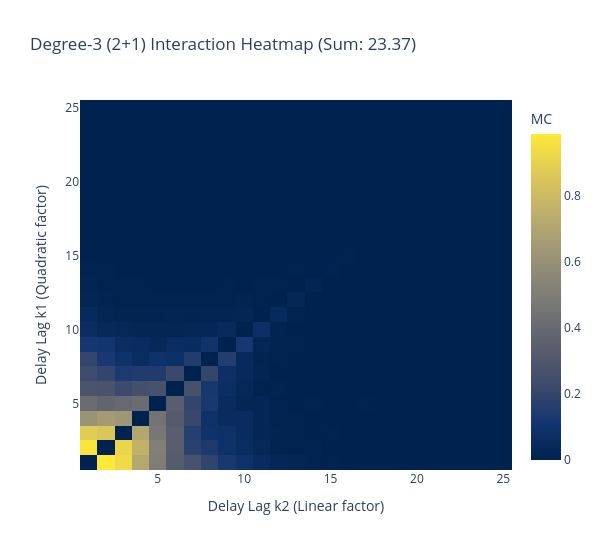

The notebook cell saved with this chart:
### Code cell
heat_deg3_21 = np.zeros((k_cross3, k_cross3))

for idx, (k1, k2) in enumerate(pairs_21):
    heat_deg3_21[k1 - 1, k2 - 1] = c_cross3_21[idx]

lags3 = list(range(1, k_cross3 + 1))

fig_heat3 = go.Figure(
    data=go.Heatmap(
        z=heat_deg3_21,
        x=lags3,
        y=lags3,
        colorscale="Cividis",
        colorbar=dict(title="MC"),
        hovertemplate="Linear Delay k2: %{x}<br>Quadratic Delay k1: %{y}<br>Capacity: %{z:.4f}<extra></extra>",
    )
)

fig_heat3.update_layout(
    title=f"Degree-3 (2+1) Interaction Heatmap (Sum: {np.sum(c_cross3_21):.2f})",
    xaxis_title="Delay Lag k2 (Linear factor)",
    yaxis_title="Delay Lag k1 (Quadratic factor)",
    template="plotly_white",
    width=600,
    height=550,
)

fig_heat3.show()

### Figure 1 — Plotly figure (JSON) as saved in the notebook; plotly's stock layout.template omitted (floating-point values rounded to 4 significant figures; data arrays with more than 128 entries replaced by an {"elided": "..."} marker saying what was removed)
{"data": [{"colorbar": {"title": {"text": "MC"}}, "colorscale": [[0, "#00224e"], [0.1111, "#123570"], [0.2222, "#3b496c"], [0.3333, "#575d6d"], [0.4444, "#707173"], [0.5556, "#8a8678"], [0.6667, "#a59c74"], [0.7778, "#c3b369"], [0.8889, "#e1cc55"], [1, "#fee838"]], "hovertemplate": "Linear Delay k2: %{x}<br>Quadratic Delay k1: %{y}<br>Capacity: %{z:.4f}<extra></extra>", "type": "heatmap", "x": [1, 2, 3, 4, 5, 6, 7, 8, 9, 10, 11, 12, 13, 14, 15, 16, 17, 18, 19, 20, 21, 22, 23, 24, 25], "y": [1, 2, 3, 4, 5, 6, 7, 8, 9, 10, 11, 12, 13, 14, 15, 16, 17, 18, 19, 20, 21, 22, 23, 24, 25], "z": {"elided": "25x25 float values"}}], "layout": {"height": 550, "title": {"text": "Degree-3 (2+1) Interaction Heatmap (Sum: 23.37)"}, "width": 600, "xaxis": {"title": {"text": "Delay Lag k2 (Linear factor)"}}, "yaxis": {"title": {"text": "Delay Lag k1 (Quadratic factor)"}}}}
